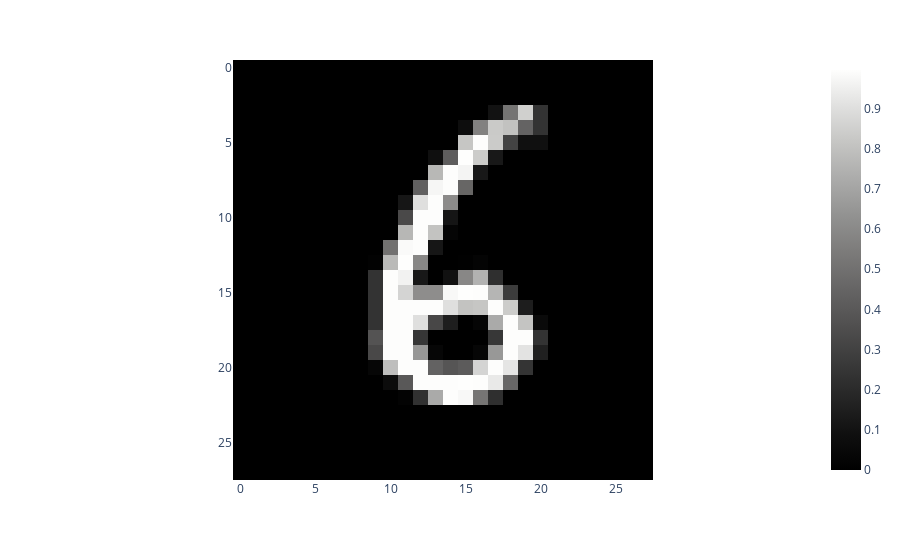

Notebook code cell kept with this figure:
### Code cell
row = 0
img_data = train_data_features.iloc[row].values
classification = train_data_labels[row]
print("Classification for row " + str(row) + " is: " + str(classification))
view_image(img_data, 28, 28, 'gray')

### Figure 1 — Plotly figure (JSON) as saved in the notebook; plotly's stock layout.template omitted (floating-point values rounded to 4 significant figures; data arrays with more than 128 entries replaced by an {"elided": "..."} marker saying what was removed)
{"data": [{"coloraxis": "coloraxis", "hovertemplate": "x: %{x}<br>y: %{y}<br>color: %{z}<extra></extra>", "name": "0", "type": "heatmap", "xaxis": "x", "yaxis": "y", "z": {"elided": "28x28 float values"}}], "layout": {"coloraxis": {"colorscale": [[0, "rgb(0, 0, 0)"], [0.09091, "rgb(16, 16, 16)"], [0.1818, "rgb(38, 38, 38)"], [0.2727, "rgb(59, 59, 59)"], [0.3636, "rgb(81, 80, 80)"], [0.4545, "rgb(102, 101, 101)"], [0.5455, "rgb(124, 123, 122)"], [0.6364, "rgb(146, 146, 145)"], [0.7273, "rgb(171, 171, 170)"], [0.8182, "rgb(197, 197, 195)"], [0.9091, "rgb(224, 224, 223)"], [1, "rgb(254, 254, 253)"]]}, "margin": {"t": 60}, "xaxis": {"anchor": "y", "constrain": "domain", "domain": [0, 1], "scaleanchor": "y"}, "yaxis": {"anchor": "x", "autorange": "reversed", "constrain": "domain", "domain": [0, 1]}}}
